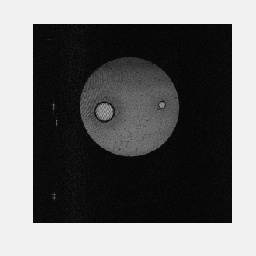
%> input picture codes/MRD_Parse/MRD/20211029/n1/4/image_merged/4-MRD1.jpg, 256 x 256 px; the run also reads 1 picture not shown here
$ octave get_phase_from_mrd_image.m   (GNU Octave 9; MATLAB toolbox functions it lacks are replaced by stand-ins)
%> lines starting %> are read from the running program, lines starting %| are printed output that depends on the picture
img4 = imread('D:\personal\thermometry\codes\MRD_Parse\MRD\20210903\4\image_merged\4-MRD1.jpg');
%> img4 is the input picture: size 256x256x3 uint8; min 0, max 248, mean 110.2
img5 = imread('D:\personal\thermometry\codes\MRD_Parse\MRD\20210903\5\image_merged\5-MRD1.jpg');
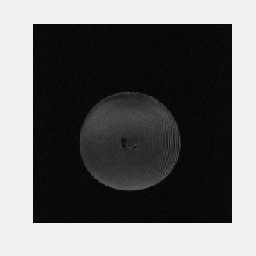
%> input picture codes/MRD_Parse/MRD/20210903/5/image_merged/5-MRD1.jpg, 256 x 256 px
%> img5 is the input picture: size 256x256x3 uint8; min 0, max 253, mean 105.9
img6 = imread('D:\personal\thermometry\codes\MRD_Parse\MRD\20210903\6\image_merged\6-MRD1.jpg');
img7 = imread('D:\personal\thermometry\codes\MRD_Parse\MRD\20210903\7\image_merged\7-MRD1.jpg');
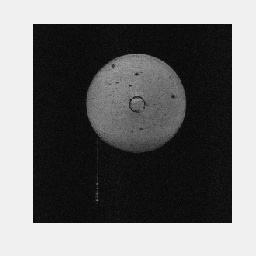
%> input picture codes/MRD_Parse/MRD/20210930/heat/7/image_merged/7-MRD1.jpg, 256 x 256 px
%> img7 is the input picture: size 256x256x3 uint8; min 1, max 249, mean 114.9
img8 = imread('D:\personal\thermometry\codes\MRD_Parse\MRD\20210903\8\image_merged\8-MRD1.jpg');
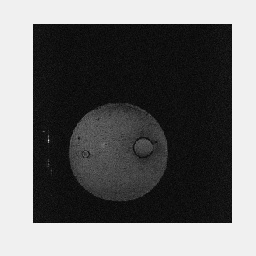
%> input picture codes/MRD_Parse/MRD/20211028/n1/8/image_merged/8-MRD1.jpg, 256 x 256 px
%> img8 is the input picture: size 256x256x3 uint8; min 0, max 247, mean 110.7
img9 = imread('D:\personal\thermometry\codes\MRD_Parse\MRD\20210903\9\image_merged\9-MRD1.jpg');
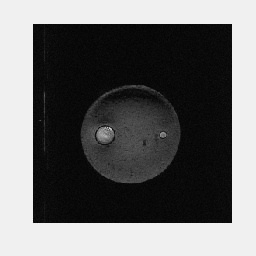
%> input picture codes/MRD_Parse/MRD/20211027/n2/9/image_merged/9-MRD1.jpg, 256 x 256 px
%> img9 is the input picture: size 256x256x3 uint8; min 1, max 252, mean 106.5
%> (the run ends here)
